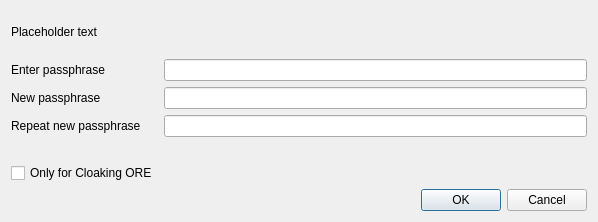
<?xml version="1.0" encoding="UTF-8"?>
<ui version="4.0">
 <class>AskPassphraseDialog</class>
 <widget class="QDialog" name="AskPassphraseDialog">
  <property name="geometry">
   <rect>
    <x>0</x>
    <y>0</y>
    <width>598</width>
    <height>222</height>
   </rect>
  </property>
  <property name="sizePolicy">
   <sizepolicy hsizetype="Preferred" vsizetype="Minimum">
    <horstretch>0</horstretch>
    <verstretch>0</verstretch>
   </sizepolicy>
  </property>
  <property name="minimumSize">
   <size>
    <width>550</width>
    <height>0</height>
   </size>
  </property>
  <property name="windowTitle">
   <string>Passphrase Dialog</string>
  </property>
  <layout class="QVBoxLayout" name="verticalLayout">
   <property name="sizeConstraint">
    <enum>QLayout::SetMinimumSize</enum>
   </property>
   <item>
    <widget class="QLabel" name="warningLabel">
     <property name="text">
      <string notr="true">Placeholder text</string>
     </property>
     <property name="textFormat">
      <enum>Qt::RichText</enum>
     </property>
     <property name="wordWrap">
      <bool>true</bool>
     </property>
    </widget>
   </item>
   <item>
    <layout class="QFormLayout" name="formLayout">
     <property name="sizeConstraint">
      <enum>QLayout::SetMinimumSize</enum>
     </property>
     <property name="fieldGrowthPolicy">
      <enum>QFormLayout::AllNonFixedFieldsGrow</enum>
     </property>
     <item row="0" column="0">
      <widget class="QLabel" name="passLabel1">
       <property name="text">
        <string>Enter passphrase</string>
       </property>
      </widget>
     </item>
     <item row="0" column="1">
      <widget class="QLineEdit" name="passEdit1">
       <property name="echoMode">
        <enum>QLineEdit::Password</enum>
       </property>
      </widget>
     </item>
     <item row="1" column="0">
      <widget class="QLabel" name="passLabel2">
       <property name="text">
        <string>New passphrase</string>
       </property>
      </widget>
     </item>
     <item row="1" column="1">
      <widget class="QLineEdit" name="passEdit2">
       <property name="echoMode">
        <enum>QLineEdit::Password</enum>
       </property>
      </widget>
     </item>
     <item row="2" column="0">
      <widget class="QLabel" name="passLabel3">
       <property name="text">
        <string>Repeat new passphrase</string>
       </property>
      </widget>
     </item>
     <item row="2" column="1">
      <widget class="QLineEdit" name="passEdit3">
       <property name="echoMode">
        <enum>QLineEdit::Password</enum>
       </property>
      </widget>
     </item>
     <item row="3" column="1">
      <widget class="QLabel" name="capsLabel">
       <property name="font">
        <font>
         <weight>75</weight>
         <bold>true</bold>
        </font>
       </property>
       <property name="text">
        <string/>
       </property>
       <property name="alignment">
        <set>Qt::AlignCenter</set>
       </property>
      </widget>
     </item>
     <item row="4" column="0">
      <widget class="QCheckBox" name="mixingOnlyCheckBox">
       <property name="enabled">
        <bool>true</bool>
       </property>
       <property name="toolTip">
        <string>Serves to disable the trivial sendmoney when OS account compromised. Provides no real security.</string>
       </property>
       <property name="text">
        <string>Only for Cloaking ORE</string>
       </property>
       <property name="visible">
        <bool>false</bool>
       </property>
      </widget>
     </item>
    </layout>
   </item>
   <item>
    <widget class="QDialogButtonBox" name="buttonBox">
     <property name="orientation">
      <enum>Qt::Horizontal</enum>
     </property>
     <property name="standardButtons">
      <set>QDialogButtonBox::Cancel|QDialogButtonBox::Ok</set>
     </property>
    </widget>
   </item>
  </layout>
 </widget>
 <resources/>
 <connections>
  <connection>
   <sender>buttonBox</sender>
   <signal>accepted()</signal>
   <receiver>AskPassphraseDialog</receiver>
   <slot>accept()</slot>
   <hints>
    <hint type="sourcelabel">
     <x>20</x>
     <y>20</y>
    </hint>
    <hint type="destinationlabel">
     <x>20</x>
     <y>20</y>
    </hint>
   </hints>
  </connection>
  <connection>
   <sender>buttonBox</sender>
   <signal>rejected()</signal>
   <receiver>AskPassphraseDialog</receiver>
   <slot>reject()</slot>
   <hints>
    <hint type="sourcelabel">
     <x>20</x>
     <y>20</y>
    </hint>
    <hint type="destinationlabel">
     <x>20</x>
     <y>20</y>
    </hint>
   </hints>
  </connection>
 </connections>
</ui>
